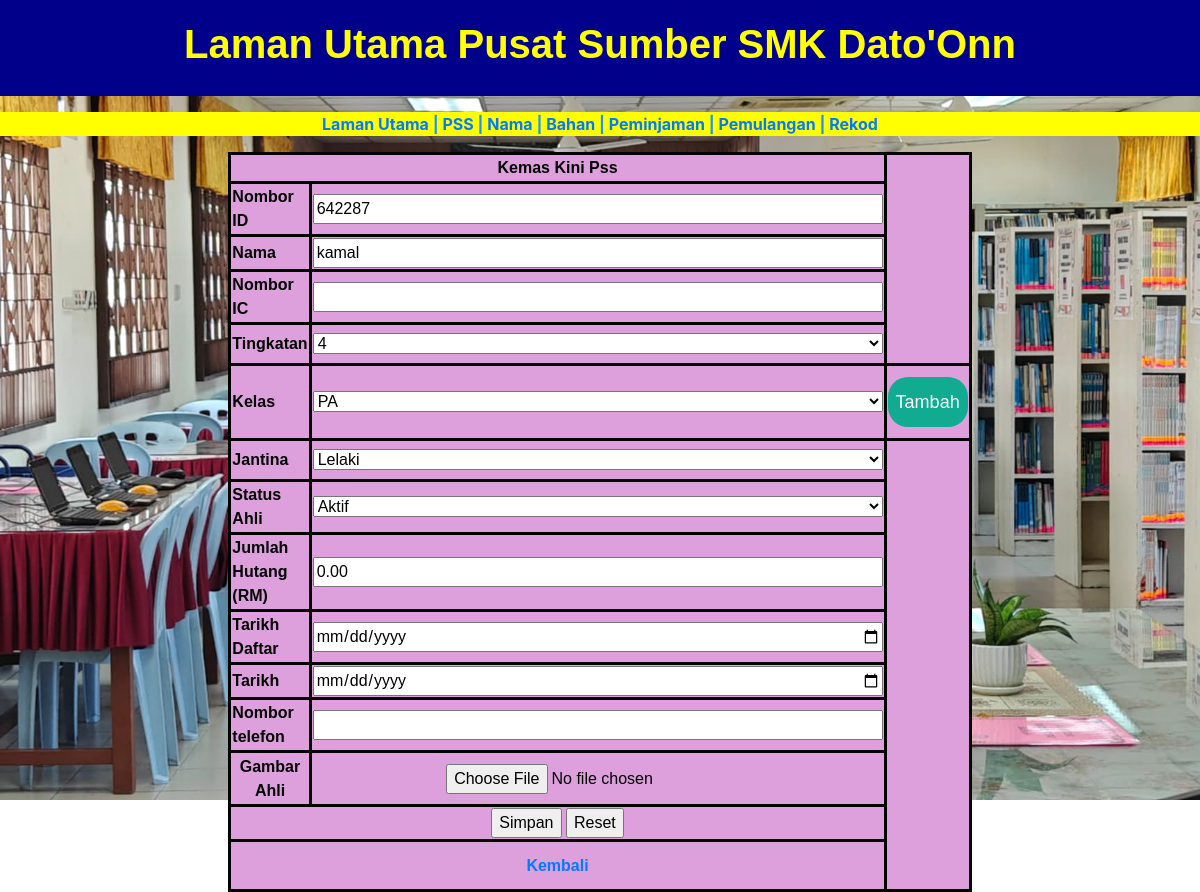
Page /library_PSS_update.php?id=642287 on the committed database.
### tables this page shows
CREATE TABLE `ahli` (
  `user_id` int(20) NOT NULL,
  `Id_delima` varchar(20) NOT NULL,
  `nama_ahli` varchar(250) NOT NULL,
  `IC_ahli` varchar(20) NOT NULL,
  `jenis_ahli` enum('ADMIN','PENGAWAS PSS','GURU','PELAJAR','STAF SOKONGAN') NOT NULL,
  `Tingkatan` enum('1','2','3','4','5','6','Kelas Khas') NOT NULL,
  `Kelas` varchar(50) NOT NULL,
  `jenis_jantina` enum('Lelaki','Perempuan') NOT NULL,
  `no_telefon` varchar(20) NOT NULL,
  `Tahun_daftar` date DEFAULT current_timestamp(),
  `status` enum('Aktif','Tidak Aktif','Berhenti','Senarai Hitam','Tamat Perkhidmatan','Bertukar','Tamat Persekolahan') DEFAULT 'Aktif',
  `jumlah_hutang` decimal(10,2) DEFAULT 0.00,
  `tahun_tamat` date DEFAULT NULL,
  `gambar_ahli` varchar(300) NOT NULL,
  `jumlah_bacaan` int(11) DEFAULT 0
);

### library_PSS_update.php (the view, shortened to what this page needs)
<?php
include('dblibrary.php');
$sql = "SELECT value FROM senarai_kelas";
			$result = $conn->query($sql);
			$kelasOptions = [];
			if ($result->num_rows > 0) {
				while ($row = $result->fetch_assoc()) {
					$kelasOptions[] = $row['value'];
				}
			}
if (isset($_GET['id'])) {
    $id = $_GET['id'];
    $sql = "SELECT * FROM ahli WHERE id_delima = '$id'";
    $result = $conn->query($sql);
    if ($result && $result->num_rows > 0) {
        $rows = $result->fetch_assoc();
        $name = $rows['nama_ahli'];
        $ic = $rows['IC_ahli'];
        $tingkatan = $rows['Tingkatan'];
        $kelas = $rows['Kelas'];
        $jantina = $rows['jenis_jantina'];
        $status_ahli = $rows['status'];
        $hutang = $rows['jumlah_hutang'];
        $start_year = $rows['Tahun_daftar'];
        $end_year = $rows['tahun_tamat'];
        $mobile = $rows['no_telefon'];
    } else {
        echo "Tiada PSS dijumpai dengan ID ini";
        exit();
    }
} else {
    echo "Ralat: Tiada ID diberikan";
    exit();
}
?>
<!DOCTYPE html>
<html lang="en">
  <head>
    <link rel="stylesheet" type="text/css" href="config/css/PSS.css">
    <link href="css/bootstrap-4.4.1.css" rel="stylesheet">
  </head>
  <body>
    <main class="menu_content">
      <header class="PSS_header">
        <h1 align="center"><strong>Laman Utama Pusat Sumber SMK Dato'Onn</strong></h1>
      </header>
      <p>
	  <section class="PSS_section"><strong>
		  <a href="library_main_page.php">Laman Utama</a> | <a href="library_senarai_PSS.php">PSS</a> | <a href="library_senarai_nama.php">Nama</a> | <a href="library_Book.php">Bahan</a> | <a href="library_senarai_peminjam.php">Peminjaman</a> | <a href="library_senarai_pulang.php">Pemulangan</a> | <a href="library_History.php">Rekod</a></strong>
	  </section></p>
      <form id="form10" name="form10" method="post" enctype="multipart/form-data">
        <table class="form_pss" width="60%" height="218" border="1" cellpadding="1" cellspacing="1" align="center">
          <tbody>
            <tr>
              <td colspan="2" align="center"><strong>Kemas Kini Pss</strong></td>
            </tr>
            <tr>
              <td width="174" align="left"><strong>Nombor ID </strong></td>
              <td><input type="text" id="txtID" name="txtID" value="<?php echo isset($id) ? $id : ''; ?>" style="width:570px;" required></td>
            </tr>
            <tr>
              <td align="left"><strong>Nama</strong></td>
              <td><input type="text" id="txtName" name="txtName" value="<?php echo isset($name) ? $name : ''; ?>" style="width:570px;" required></td>
            </tr>
            <tr>
              <td width="174" align="left"><strong>Nombor IC</strong></td>
              <td><input type="text" id="txtIC" name="txtIC" value="<?php echo isset($ic) ? $ic : ''; ?>" style="width:570px;"></td>
            </tr>
            <tr>
              <td height="41" align="left"><strong>Tingkatan</strong></td>
              <td>
                <select name="tingkatantxt" id="tingkatantxt" style="width:570px;">
                  <?php
                  $enum_values = ["Kelas Khas", "1", "2", "3", "4", "5", "6"];
                  foreach ($enum_values as $value) {
                      echo '<option value="' . $value . '" ' . ($tingkatan == $value ? 'selected' : '') . '>' . $value . '</option>';
                  }
                  ?>
                </select>
              </td>
            </tr>
           <tr>
			  <td height="41" align="left"><strong>Kelas</strong></td>
			  <td>
				<select name="kelastxt" id="kelastxt" style="width:570px;">
				  <?php foreach ($kelasOptions as $value): ?>
					<option value="<?= $value; ?>" <?= ($kelas == $value) ? 'selected' : ''; ?>><?= $value; ?></option>
				  <?php endforeach; ?>
				</select>
				  <td align="center" margin-top="10px">
                    <a href="add_class.php" class="edit-bg edit-button">Tambah</a>
                </td>
			  </td>
			</tr>
            <tr>
              <td height="41" align="left"><strong>Jantina</strong></td>
              <td>
                <select name="jantina2" id="jantina2" style="width:570px;">
                  <?php
                  $enum_values = ["Lelaki", "Perempuan"];
                  foreach ($enum_values as $value) {
                      echo '<option value="' . $value . '" ' . ($jantina == $value ? 'selected' : '') . '>' . $value . '</option>';
                  }
                  ?>
                </select>
              </td>
            </tr>
            <tr>
              <td height="41" align="left"><strong>Status Ahli</strong></td>
              <td>
                <select name="sta_ahli2" id="sta_ahli2" style="width:570px;">
                  <?php
                  $enum_values = ["Aktif", "Tidak Aktif", "Berhenti", "Senarai Hitam", "Tamat Perkhidmatan", "Bertukar", "Tamat Persekolahan"];
                  foreach ($enum_values as $value) {
                      echo '<option value="' . $value . '" ' . ($status_ahli == $value ? 'selected' : '') . '>' . $value . '</option>';
                  }
                  ?>
                </select>
              </td>
            </tr>
            <tr>
              <td align="left"><strong>Jumlah Hutang (RM)</strong></td>
              <td><input type="text" id="txthutang" name="txthutang" value="<?php echo isset($hutang) ? $hutang : ''; ?>" style="width:570px;"></td>
            </tr>
            <tr>
              <td align="left"><strong>Tarikh Daftar</strong></td>
              <td><input type="date" id="date_school" name="date_school" value="<?php echo isset($start_year) ? $start_year : ''; ?>" style="width:570px;"></td>
            </tr>
            <tr>
              <td align="left"><strong>Tarikh </strong></td>
              <td><input type="date" id="date_end" name="date_end" value="<?php echo isset($end_year) ? $end_year : ''; ?>" style="width:570px;"></td>
            </tr>
            <tr>
              <td align="left"><strong>Nombor telefon</strong></td>
              <td><input type="text" id="txtMobile" name="txtMobile" value="<?php echo isset($mobile) ? $mobile : ''; ?>" style="width:570px;"></td>
            </tr>
            <tr>
              <td height="54"><strong>Gambar Ahli</strong></td>
              <td><input type="file" name="photo" id="photo"></td>
            </tr>
            <tr>
              <td colspan="2" align="center">
                <input type="submit" name="SaveChanges" value="Simpan">
                <input type="reset" value="Reset">
              </td>
            </tr>
			  <tr><td colspan="2"  align="center" height="50"><strong><a href="library_senarai_PSS.php">Kembali</a></strong></td></tr>
          </tbody>
        </table>
      </form>
    </main>
  </body>
</html>

### config/css/PSS.css (style rules this page uses)
body { font-family: Arial, sans-serif; margin: 0; padding: 0; background-color: #f8f9fa; }
.PSS_header { text-align: center; background-color: darkblue; padding: 20px; }
.PSS_header h1 { font-family: Arial, sans-serif; font-weight: 400; color: yellow; }
.PSS_section { color: dodgerblue; background-color: yellow; text-align: center; text-decoration-color: black; }
.form_pss { font-family: Arial, sans-serif; color: black; background-color: plum; text-align: center; }
table, th, td { border: 3px solid black; border-collapse: collapse; }
.edit-bg { display: inline-block; width: 80px; height: 50px; line-height: 50px; font-size: 18px; color: white; text-decoration: none; text-align: center; border: none; border-radius: 20px; cursor: pointer; margin-top:10px; margin-bottom: 10px; transition: background-color 0.3s ease, transform 0.3s ease; }
.edit-button { background-color: #10AB91; }

### rows in the picture
ahli: txtName "kamal", tingkatantxt "4", kelastxt "PA", jantina2 "Lelaki", sta_ahli2 "Aktif", txthutang "0.00"
